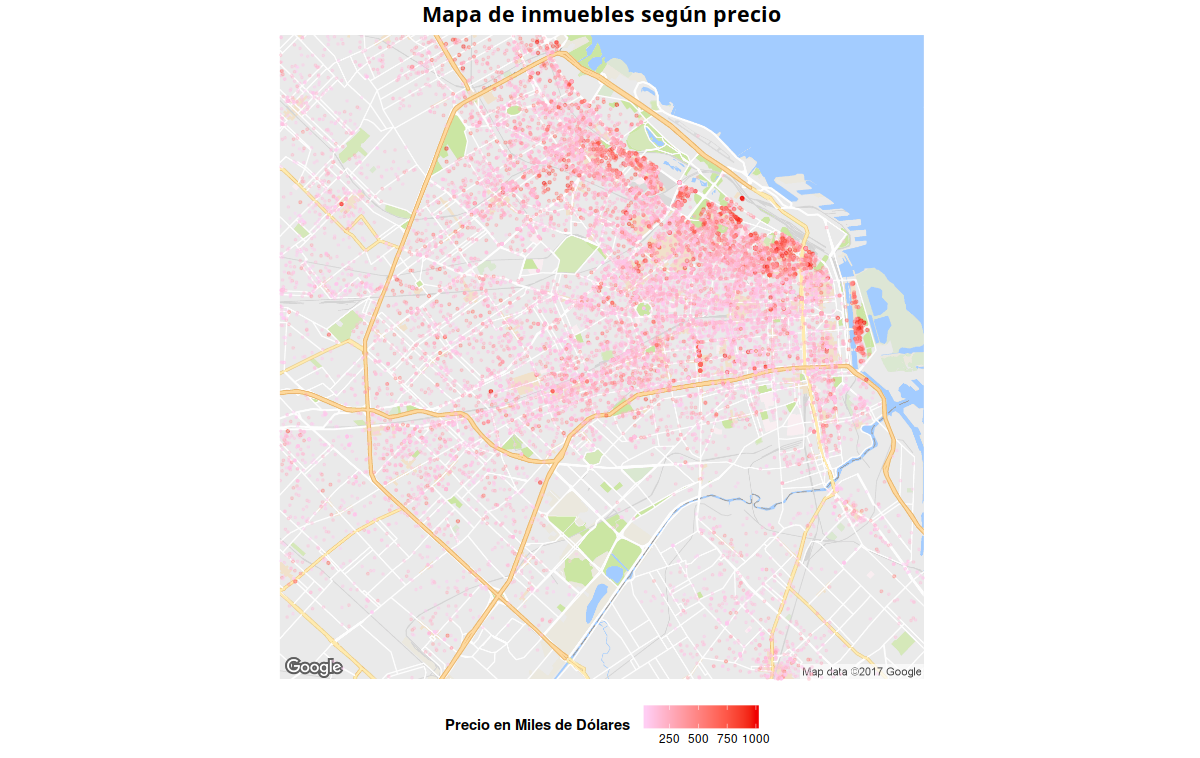

Generate this figure with R:
####Subset del dataset para quedarme con los inmuebles que disponen de latitud y longitud.
install.packages('ggmap')
library(ggmap)

map <- get_googlemap(center = c(-58.45,-34.62),zoom=12,maptype = "roadmap",
               style = c(feature = "all", element = "labels", visibility = "off"))

datatomap <- datatrain %>% subset(!is.na(lat)&!is.na(lon))
datatomap <- datatomap[,c('lat','lon','price_aprox_usd')]
datatomap <- datatomap %>% subset(price_aprox_usd < 1000000)
datatomap$price_aprox_usd <- round(datatomap$price_aprox_usd/1000)
aux = sum(as.numeric(datatomap$price_aprox_usd))
options("scipen"=100, "digits"=4)
ggmap(map) +
  geom_point(data=datatomap, aes(x=lon, y=lat, colour = price_aprox_usd ),
             size = (datatomap$price_aprox_usd*3000)/aux + 0.6,
             alpha =0.35 + (datatomap$price_aprox_usd*160)/aux )  +
  scale_color_gradient(high="#F00000",low="#FED4FF", name="Precio en Miles de Dólares  ") +
  
  ggtitle("Mapa de inmuebles según precio") +
  theme(axis.text.y = element_blank(), 
        axis.ticks = element_blank(),
        plot.title = element_text( size=16, family="Noto Serif Lao", lineheight=.8, face="bold",hjust = 0.5),
        axis.line = element_blank(),
        axis.text = element_blank(),
        axis.title = element_blank(),
        legend.title = element_text(face='bold'),
        legend.position = "bottom"
  )
